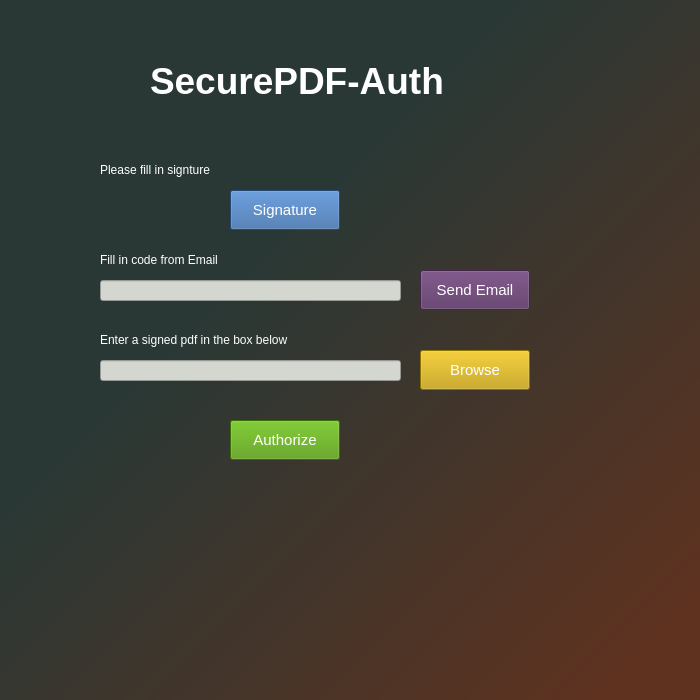
<?xml version="1.0" encoding="UTF-8"?>
<ui version="4.0">
 <class>MainWindow</class>
 <widget class="QMainWindow" name="MainWindow">
  <property name="geometry">
   <rect>
    <x>0</x>
    <y>0</y>
    <width>700</width>
    <height>700</height>
   </rect>
  </property>
  <property name="minimumSize">
   <size>
    <width>700</width>
    <height>700</height>
   </size>
  </property>
  <property name="maximumSize">
   <size>
    <width>700</width>
    <height>700</height>
   </size>
  </property>
  <property name="font">
   <font>
    <weight>75</weight>
    <bold>true</bold>
   </font>
  </property>
  <property name="windowTitle">
   <string>MainWindow</string>
  </property>
  <property name="windowOpacity">
   <double>1.000000000000000</double>
  </property>
  <property name="styleSheet">
   <string notr="true">background-color: qlineargradient(spread:pad, x1:0.06, y1:0.0625455, x2:1, y2:1, stop:0.328358 rgba(42, 56, 53, 255), stop:0.930348 rgba(95, 50, 31, 255))</string>
  </property>
  <widget class="QWidget" name="centralwidget">
   <widget class="QPushButton" name="Authorize">
    <property name="geometry">
     <rect>
      <x>230</x>
      <y>420</y>
      <width>110</width>
      <height>40</height>
     </rect>
    </property>
    <property name="font">
     <font>
      <family>Ubuntu</family>
      <pointsize>11</pointsize>
     </font>
    </property>
    <property name="styleSheet">
     <string notr="true">color: rgb(255, 255, 255);
background-color: rgb(78, 154, 6)</string>
    </property>
    <property name="text">
     <string>Authorize</string>
    </property>
   </widget>
   <widget class="QLineEdit" name="pdfFileInput">
    <property name="geometry">
     <rect>
      <x>100</x>
      <y>360</y>
      <width>301</width>
      <height>21</height>
     </rect>
    </property>
    <property name="styleSheet">
     <string notr="true">background-color: rgb(211, 215, 207);</string>
    </property>
   </widget>
   <widget class="QPushButton" name="Browse">
    <property name="geometry">
     <rect>
      <x>420</x>
      <y>350</y>
      <width>110</width>
      <height>40</height>
     </rect>
    </property>
    <property name="font">
     <font>
      <family>Ubuntu</family>
      <pointsize>11</pointsize>
      <kerning>true</kerning>
     </font>
    </property>
    <property name="styleSheet">
     <string notr="true">color: rgb(255, 255, 255);
background-color: rgb(196, 160, 0)</string>
    </property>
    <property name="text">
     <string>Browse</string>
    </property>
   </widget>
   <widget class="QLabel" name="label">
    <property name="geometry">
     <rect>
      <x>100</x>
      <y>330</y>
      <width>251</width>
      <height>20</height>
     </rect>
    </property>
    <property name="styleSheet">
     <string notr="true">color: rgb(255, 255, 255);
background-color: rgba(255, 255, 255, 0)</string>
    </property>
    <property name="text">
     <string>Enter a signed pdf in the box below</string>
    </property>
   </widget>
   <widget class="QLabel" name="label_2">
    <property name="geometry">
     <rect>
      <x>150</x>
      <y>40</y>
      <width>351</width>
      <height>81</height>
     </rect>
    </property>
    <property name="font">
     <font>
      <family>Ubuntu</family>
      <pointsize>28</pointsize>
      <weight>75</weight>
      <bold>true</bold>
     </font>
    </property>
    <property name="styleSheet">
     <string notr="true">color: rgb(255, 255, 255);
background-color: rgba(255, 255, 255, 0)</string>
    </property>
    <property name="text">
     <string>SecurePDF-Auth</string>
    </property>
   </widget>
   <widget class="QPushButton" name="sendEmail">
    <property name="geometry">
     <rect>
      <x>420</x>
      <y>270</y>
      <width>110</width>
      <height>40</height>
     </rect>
    </property>
    <property name="font">
     <font>
      <family>Ubuntu</family>
      <pointsize>11</pointsize>
     </font>
    </property>
    <property name="styleSheet">
     <string notr="true">color: rgb(255, 255, 255);
background-color: rgb(92, 53, 102)</string>
    </property>
    <property name="text">
     <string>Send Email</string>
    </property>
   </widget>
   <widget class="QLineEdit" name="emailCodeInput">
    <property name="geometry">
     <rect>
      <x>100</x>
      <y>280</y>
      <width>301</width>
      <height>21</height>
     </rect>
    </property>
    <property name="styleSheet">
     <string notr="true">background-color: rgb(211, 215, 207);</string>
    </property>
   </widget>
   <widget class="QLabel" name="label_3">
    <property name="geometry">
     <rect>
      <x>100</x>
      <y>250</y>
      <width>251</width>
      <height>20</height>
     </rect>
    </property>
    <property name="styleSheet">
     <string notr="true">color: rgb(255, 255, 255);
background-color: rgba(255, 255, 255, 0)</string>
    </property>
    <property name="text">
     <string>Fill in code from Email</string>
    </property>
   </widget>
   <widget class="QLabel" name="label_4">
    <property name="geometry">
     <rect>
      <x>100</x>
      <y>160</y>
      <width>141</width>
      <height>20</height>
     </rect>
    </property>
    <property name="styleSheet">
     <string notr="true">color: rgb(255, 255, 255);
background-color: rgba(255, 255, 255, 0)</string>
    </property>
    <property name="text">
     <string>Please fill in signture</string>
    </property>
   </widget>
   <widget class="QPushButton" name="signature">
    <property name="geometry">
     <rect>
      <x>230</x>
      <y>190</y>
      <width>110</width>
      <height>40</height>
     </rect>
    </property>
    <property name="font">
     <font>
      <family>Ubuntu</family>
      <pointsize>11</pointsize>
     </font>
    </property>
    <property name="styleSheet">
     <string notr="true">color: rgb(255, 255, 255);
background-color: rgb(52, 101, 164)</string>
    </property>
    <property name="text">
     <string>Signature</string>
    </property>
   </widget>
  </widget>
 </widget>
 <resources/>
 <connections/>
</ui>
